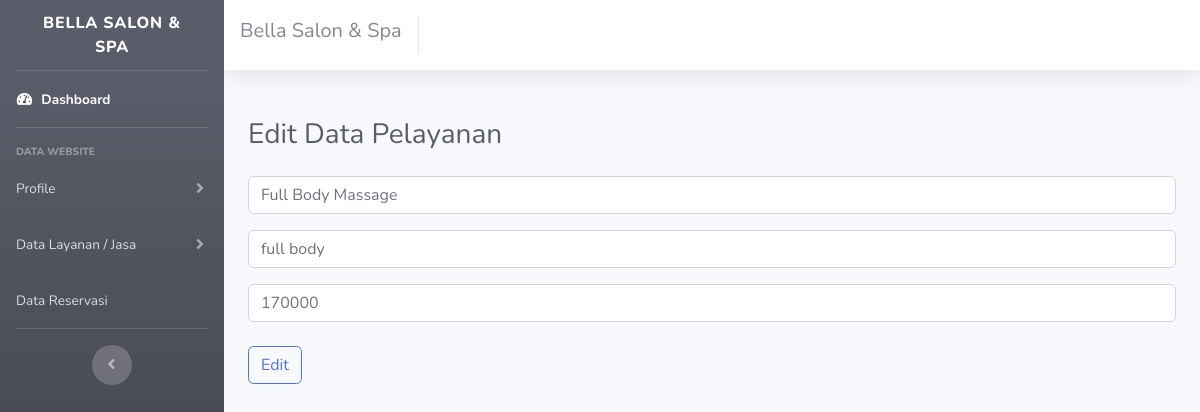
/ADMIN/Perawatan/edit.php?id=3 (signed in), run on the app's committed database.
### tables this page shows
CREATE TABLE `layanan` (
  `id_layanan` int(11) NOT NULL,
  `nama_layanan` varchar(30) NOT NULL,
  `deskripsi` text NOT NULL,
  `harga` int(11) NOT NULL
);

### conn.php (called while the page is built, shortened)
<?php
$conn = mysqli_connect("localhost","root", "", "bela-salon")
        or die ('gagal terkoneksi ke database');
function query ($query) {
    global $conn;
    $result = mysqli_query($conn,$query);
    $rows = [];
    while ( $row = mysqli_fetch_assoc($result) ) {
        $rows[] = $row;
    }
    return $rows;
}
?>

### ADMIN/Perawatan/edit.php (the view, shortened to what this page needs)
<?php
require '../../conn.php';
$id = $_GET["id"];
$layanan = query("SELECT * FROM layanan WHERE id_layanan = $id")[0];
?>
<!DOCTYPE html>
<html lang="en">
<head>
    <link rel="stylesheet" href="https://cdn.jsdelivr.net/npm/bootstrap-icons@1.8.1/font/bootstrap-icons.css">
    <link href="../vendor/fontawesome-free/css/all.min.css" rel="stylesheet" type="text/css">
    <link href="../css/sb-admin-2.min.css" rel="stylesheet">
</head>
<body id="page-top">
    <div id="wrapper">
        <ul class="navbar-nav bg-gradient-dark sidebar sidebar-dark accordion" id="accordionSidebar">
            <a class="sidebar-brand d-flex align-items-center justify-content-center" href="../index.php">
                <div class="sidebar-brand-text mx-3">Bella Salon & Spa</div>
            </a>
            <hr class="sidebar-divider my-0">
            <li class="nav-item active">
                <a class="nav-link" href="../index.php">
                    <i class="fas fa-fw fa-tachometer-alt"></i>
                    <span>Dashboard</span></a>
            </li>
            <hr class="sidebar-divider">
            <div class="sidebar-heading">
                Data Website
            </div>
            <li class="nav-item">
                <a class="nav-link collapsed" href="../user/edit.php" data-toggle="collapse" data-target="#collapseTwo"
                    aria-expanded="true" aria-controls="collapseTwo">
                    <span>Profile</span>
                </a>
            </li>
            <li class="nav-item">
                <a class="nav-link collapsed" href="../perawatan/perawatan.php" data-toggle="collapse"
                    data-target="#collapseUtilities" aria-expanded="true" aria-controls="collapseUtilities">
                    <span>Data Layanan / Jasa</span>
                </a>
            </li>
            <li class="nav-item">
                <a class="nav-link collapsed" href="../Reservasi/booking.php">
                    <span>Data Reservasi</span>
                </a>
            </li>
            <hr class="sidebar-divider">
            <div class="text-center d-none d-md-inline">
                <button class="rounded-circle border-0" id="sidebarToggle"></button>
            </div>
        </ul>
        <div id="content-wrapper" class="d-flex flex-column">
            <div id="content">
                <nav class="navbar navbar-expand navbar-light bg-white topbar mb-4 static-top shadow">
                    <h5>Bella Salon & Spa</h5>
                </nav>
                <div class="container-fluid mt-5">
                    <div class="d-sm-flex align-items-center justify-content-between mb-4">
                        <h1 class="h3 mb-0 text-gray-800">Edit Data Pelayanan</h1>
                    </div>
                    <form action="" method="post" enctype="multipart/form-data">
                        <div class="mb-3">
                            <input type="text" class="form-control" name="nama" id="nama" placeholder="Nama Kategori"
                                value="<?php echo $layanan['nama_layanan'] ?>" require>
                        </div>
                        <div class="mb-3">
                            <input type="text" class="form-control" name="desk" id="desk" placeholder="Deskripsi"
                                value="<?php echo $layanan['deskripsi'] ?>" require>
                        </div>
                        <div class="mb-3">
                            <input type="text" class="form-control" name="harga" id="harga" placeholder="Harga"
                                value="<?php echo $layanan['harga'] ?>" require>
                        </div>
                        <div class="mb-3">
                            <button class="btn btn-outline-primary text-center mt-2" type="submit" name="edit"
                                id="edit">Edit</button>
                        </div>
                    </form>
                </div>
            </div>
        </div>
</body>
</body>
</html>

### data on the page
layanan: nama "Full Body Massage", desk "full body", harga "170000"
